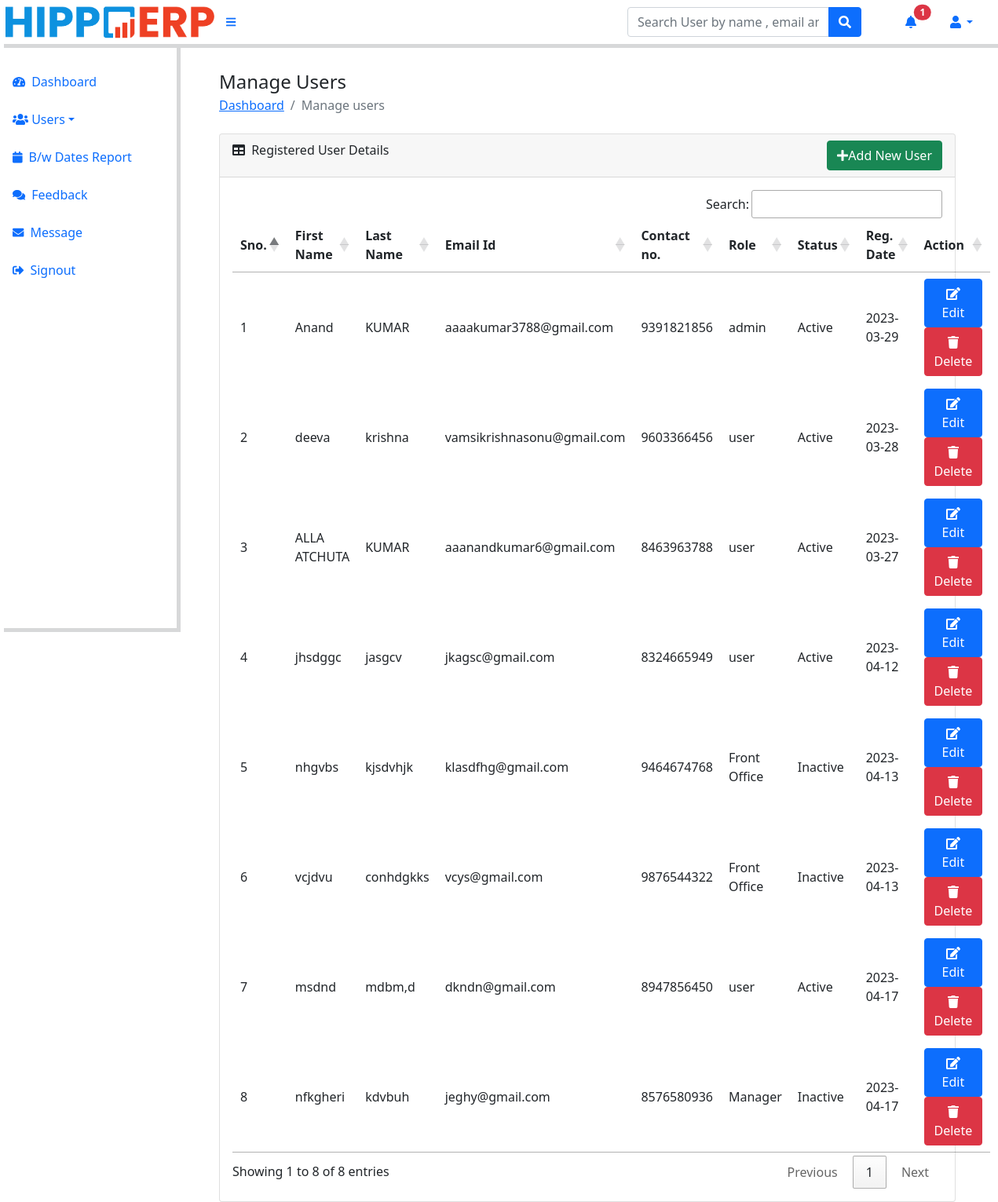
Screenshot of /admin/manage-users.php (signed in) with the database file from the repository.
### tables this page shows
CREATE TABLE `user_form` (
  `id` int NOT NULL,
  `fname` varchar(200) NOT NULL,
  `lname` varchar(200) NOT NULL,
  `email` varchar(100) NOT NULL,
  `password` varchar(100) DEFAULT NULL,
  `contact` varchar(50) NOT NULL,
  `user_role` varchar(100) NOT NULL,
  `status` varchar(100) DEFAULT NULL,
  `date` date DEFAULT NULL
);

### admin/manage-users.php (the view, shortened to what this page needs)
<?php session_start();
include_once('../../includes/config.php');
if (strlen($_SESSION['adminid']==0)) {
  header('location:logout.php');
  } else{
?><!DOCTYPE html>
<html lang="en">
    <head>
        <link href="https://cdn.jsdelivr.net/npm/simple-datatables@latest/dist/style.css" rel="stylesheet" />
		<link href="https://cdn.datatables.net/1.13.4/css/jquery.dataTables.min.css" rel="stylesheet" />
		<link href="https://cdn.datatables.net/buttons/2.3.6/css/buttons.dataTables.min.css" rel="stylesheet" />
		<link href="../css/styles.css" rel="stylesheet" />
    </head>
    <body class="sb-nav-fixed">
	   <?php include_once('../../includes/navbar.php');?>
        <div id="layoutSidenav">
		   <?php include_once('../../includes/sidebar.php');?>
            <div id="layoutSidenav_content">
                <main>
                    <div class="container-fluid px-4">
                        <h4 class="modal-title" style="padding:0px;">Manage Users</h4>
                        <ol class="breadcrumb mb-4">
                            <li class="breadcrumb-item"><a href="dashboard.php">Dashboard</a></li>
                            <li class="breadcrumb-item active">Manage users</li>
                        </ol>
                        <div class="card mb-4">
                            <div class="card-header">
                                <i class="fas fa-table me-1"></i>
                                Registered User Details
						<a href="add-user.php" class="btn btn-success" data-toggle="modal"style="float:right;"><i class="fas fa-plus"></i><span>Add New User</span></a>
								</div>
                            <div class="card-body">
                                  <table class="table.display.nowrap" id="mydata">
                                    <thead>
                                        <tr>
                                             <th>Sno.</th>
                                  <th>First Name</th>
                                  <th>Last Name</th>
                                  <th> Email Id</th>
                                  <th>Contact no.</th>
                                  <th>Role</th>
                                  <th>Status</th>
                                  <th>Reg. Date</th>
                                  <th>Action</th>
                                        </tr>
                                    </thead>
                                    <tbody>
                                              <?php $ret=mysqli_query($conn,"select * from user_form");
                              $cnt=1;
                              while($row=mysqli_fetch_array($ret))
                              {?>
                              <tr>
                                  <td><?php echo $cnt;?></td>
                                  <td><?php echo $row['fname'];?></td>
                                  <td><?php echo $row['lname'];?></td>
                                  <td><?php echo $row['email'];?></td>
                                  <td><?php echo $row['contact'];?></td>
                                  <td><?php echo $row['user_role'];?></td>
                                  <td><?php echo $row['status'];?></td>
                                   <td><?php echo $row['date'];?></td>
                                  <td>
                                     <a href="edit-profile.php?uid=<?php echo $row['id'];?>"class="btn btn-primary" data-toggle="modal"><i class="fas fa-edit"></i> <span>Edit</span>
                          </a>
                                     <a href="manage-users.php?id=<?php echo $row['id'];?>" onClick="return confirm('Do you really want to delete');"class="btn btn-danger" data-toggle="modal"><i class="fas fa-trash"></i> <span>Delete</span></a>
                                  </td>
                              </tr>
                              <?php $cnt=$cnt+1; }?>
                                    </tbody>
                                </table>
                            </div>
                        </div>
                    </div>
                </main>
            </div>
        </div>
        <link href="https://cdn.datatables.net/1.13.4/css/jquery.dataTables.min.css" rel="stylesheet" />
          <link href="https://cdn.datatables.net/buttons/2.3.6/css/buttons.dataTables.min.css" rel="stylesheet" />
    </body>
</html>
<?php } ?>

### includes/navbar.php (shortened to what this page needs)
<nav class="sb-topnav navbar navbar-expand navbar-white bg-white">
<?php
include_once('../../includes/config.php');
?>
			<div class="logo-details">
            <div class="logo">
                <img src="HIPPOERP Final Png.png">
            </div>
        </div>
            <button class="btn btn-link btn-sm order-1 order-lg-0 me-4 me-lg-0" id="sidebarToggle" href="#"><i class="fas fa-bars"></i></button>
            <form class="d-none d-md-inline-block form-inline ms-auto me-0 me-md-3 my-2 my-md-0">
                <div class="input-group">
                </div>
            </form>
             <form class="d-none d-md-inline-block form-inline ms-auto me-0 me-md-5 my-5 my-md-0" method="post" action="search-result.php">
                <div class="input-group">
                    <input class="form-control" type="text" placeholder="Search User by name , email and contact number" title="Search User by name , email and contact number" aria-describedby="btnNavbarSearch" name="searchkey" />
                    <button class="btn btn-primary" id="btnNavbarSearch" type="submit" ><i class="fas fa-search"></i></button>
                </div>
            </form>
            <?php
            $sql_get = mysqli_query($conn,"SELECT * FROM comments WHERE comment_status=1");
            $count = mysqli_num_rows($sql_get);
            ?>
            <ul class="navbar-nav ms-auto ms-md-0 me-3 me-lg-4">
                <li class="nav-item dropdown">
                   <a class="nav-link" id="navbarDropdown" href="bell-alerts.php" role="button"  aria-expanded="false"><i class="fas fa-bell"></i><span class="position-absolute start-100 translate-middle badge rounded-pill bg-danger"><?php echo $count; ?></span></a>
                </li>
            </ul>
            <ul class="navbar-nav ms-auto ms-md-0 me-3 me-lg-4">
                <li class="nav-item dropdown">
                    <a class="nav-link dropdown-toggle" id="navbarDropdown" href="#" role="button" data-bs-toggle="dropdown" aria-expanded="false"><i class="fas fa-user fa-fw"></i></a>
                </li>
            </ul>
        </nav>

### includes/sidebar.php (shortened to what this page needs)
<div id="layoutSidenav_nav">
               <nav class="sb-sidenav accordion sb-sidenav-white" id="sidenavAccordion">
                   <div class="sb-sidenav-menu">
                       <div class="nav">
                           <br />
                           <a class="nav-link" href="dashboard.php">
                               <div class="sb-nav-link-icon"><i class="fas fa-tachometer-alt"></i></div>
                               Dashboard
                           </a>
          <a class="sb nav-link dropdown-toggle" id="navbarDropdown" href="#" role="button" data-bs-toggle="dropdown" aria-expanded="false" ><i class="fas fa-users"></i>&nbsp;Users</a>
                          <a class="nav-link" href="bwdates-report-ds.php">
                               <div class="sb-nav-link-icon" ><i class="fa fa-calendar"></i></div>
                               B/w Dates Report
                           </a>
						<a class="nav-link" href="feedback.php">
                               <div class="sb-nav-link-icon"><i class="fa fa-comments"></i></div>
                               Feedback
                           </a>
                           <a class="nav-link" href="notifications.php">
                            <div class="sb-nav-link-icon" ><i class="fa fa-envelope"></i></div>
                            Message
                            </a>
                           <a class="nav-link" href="logout.php">
                               <div class="sb-nav-link-icon"><i class="fas fa-sign-out-alt"></i></div>
                               Signout
                           </a>
                       </div>
                   </div>
               </nav>
           </div>

### rows the page displays
user_form: fname "Anand", lname "KUMAR", email "aaaakumar3788@gmail.com", contact "9391821856", user_role "admin", status "Active", date "2023-03-29"
user_form: fname "deeva", lname "krishna", email "vamsikrishnasonu@gmail.com", contact "9603366456", user_role "user", status "Active", date "2023-03-28"
user_form: fname "ALLA ATCHUTA", lname "KUMAR", email "aaanandkumar6@gmail.com", contact "8463963788", user_role "user", status "Active", date "2023-03-27"
user_form: fname "jhsdggc", lname "jasgcv", email "jkagsc@gmail.com", contact "8324665949", user_role "user", status "Active", date "2023-04-12"
user_form: fname "nhgvbs", lname "kjsdvhjk", email "klasdfhg@gmail.com", contact "9464674768", user_role "Front Office", status "Inactive", date "2023-04-13"
user_form: fname "vcjdvu", lname "conhdgkks", email "vcys@gmail.com", contact "9876544322", user_role "Front Office", status "Inactive", date "2023-04-13"
user_form: fname "msdnd", lname "mdbm,d", email "dkndn@gmail.com", contact "8947856450", user_role "user", status "Active", date "2023-04-17"
user_form: fname "nfkgheri", lname "kdvbuh", email "jeghy@gmail.com", contact "8576580936", user_role "Manager", status "Inactive", date "2023-04-17"

### other values shown
$count "1"
